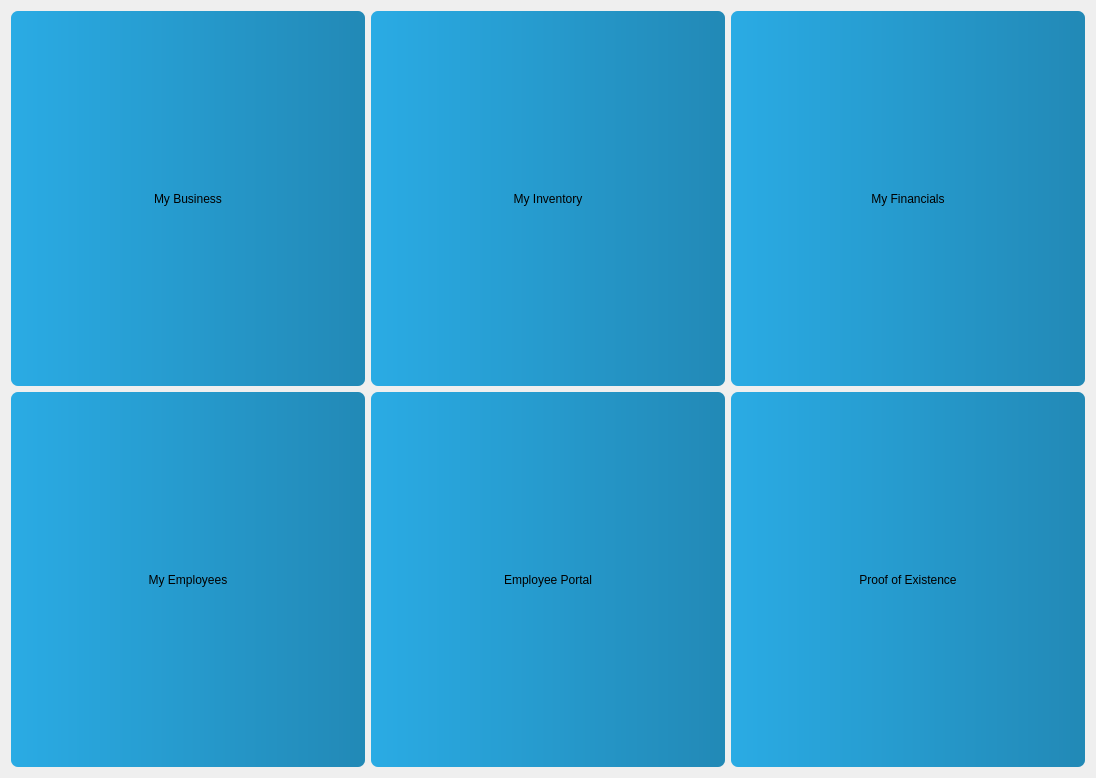
<?xml version="1.0" encoding="UTF-8"?>
<ui version="4.0">
 <class>Syndicate</class>
 <widget class="QWidget" name="Syndicate">
  <property name="geometry">
   <rect>
    <x>0</x>
    <y>0</y>
    <width>1096</width>
    <height>777</height>
   </rect>
  </property>
  <property name="windowTitle">
   <string>Form</string>
  </property>
  <layout class="QGridLayout" name="gridLayout">
   <item row="0" column="0">
    <widget class="QPushButton" name="mybusinessButton">
     <property name="minimumSize">
      <size>
       <width>300</width>
       <height>375</height>
      </size>
     </property>
     <property name="styleSheet">
      <string notr="true">background: QLinearGradient(x1: 0, y1: 0, x2: 1, y2: 0, stop: 0 #2AABE4, stop: 1 #2289B6); border-radius: 7px; margin: 0px;</string>
     </property>
     <property name="text">
      <string>My Business</string>
     </property>
    </widget>
   </item>
   <item row="0" column="1">
    <widget class="QPushButton" name="myinventoryButton">
     <property name="minimumSize">
      <size>
       <width>300</width>
       <height>375</height>
      </size>
     </property>
     <property name="styleSheet">
      <string notr="true">background: QLinearGradient(x1: 0, y1: 0, x2: 1, y2: 0, stop: 0 #2AABE4, stop: 1 #2289B6); border-radius: 7px; margin: 0px;</string>
     </property>
     <property name="text">
      <string>My Inventory</string>
     </property>
    </widget>
   </item>
   <item row="0" column="2">
    <widget class="QPushButton" name="myfinancialsButton">
     <property name="minimumSize">
      <size>
       <width>300</width>
       <height>375</height>
      </size>
     </property>
     <property name="styleSheet">
      <string notr="true">background: QLinearGradient(x1: 0, y1: 0, x2: 1, y2: 0, stop: 0 #2AABE4, stop: 1 #2289B6); border-radius: 7px; margin: 0px;</string>
     </property>
     <property name="text">
      <string>My Financials</string>
     </property>
    </widget>
   </item>
   <item row="1" column="0">
    <widget class="QPushButton" name="employeemanagerButton">
     <property name="minimumSize">
      <size>
       <width>300</width>
       <height>375</height>
      </size>
     </property>
     <property name="styleSheet">
      <string notr="true">background: QLinearGradient(x1: 0, y1: 0, x2: 1, y2: 0, stop: 0 #2AABE4, stop: 1 #2289B6); border-radius: 7px; margin: 0px;</string>
     </property>
     <property name="text">
      <string>My Employees</string>
     </property>
    </widget>
   </item>
   <item row="1" column="1">
    <widget class="QPushButton" name="employeeportalButton">
     <property name="minimumSize">
      <size>
       <width>300</width>
       <height>375</height>
      </size>
     </property>
     <property name="styleSheet">
      <string notr="true">background: QLinearGradient(x1: 0, y1: 0, x2: 1, y2: 0, stop: 0 #2AABE4, stop: 1 #2289B6); border-radius: 7px; margin: 0px;</string>
     </property>
     <property name="text">
      <string>Employee Portal</string>
     </property>
    </widget>
   </item>
   <item row="1" column="2">
    <widget class="QPushButton" name="poeButton">
     <property name="minimumSize">
      <size>
       <width>300</width>
       <height>375</height>
      </size>
     </property>
     <property name="styleSheet">
      <string notr="true">background: QLinearGradient(x1: 0, y1: 0, x2: 1, y2: 0, stop: 0 #2AABE4, stop: 1 #2289B6); border-radius: 7px; margin: 0px;</string>
     </property>
     <property name="text">
      <string>Proof of Existence</string>
     </property>
    </widget>
   </item>
  </layout>
 </widget>
 <resources/>
 <connections/>
</ui>
